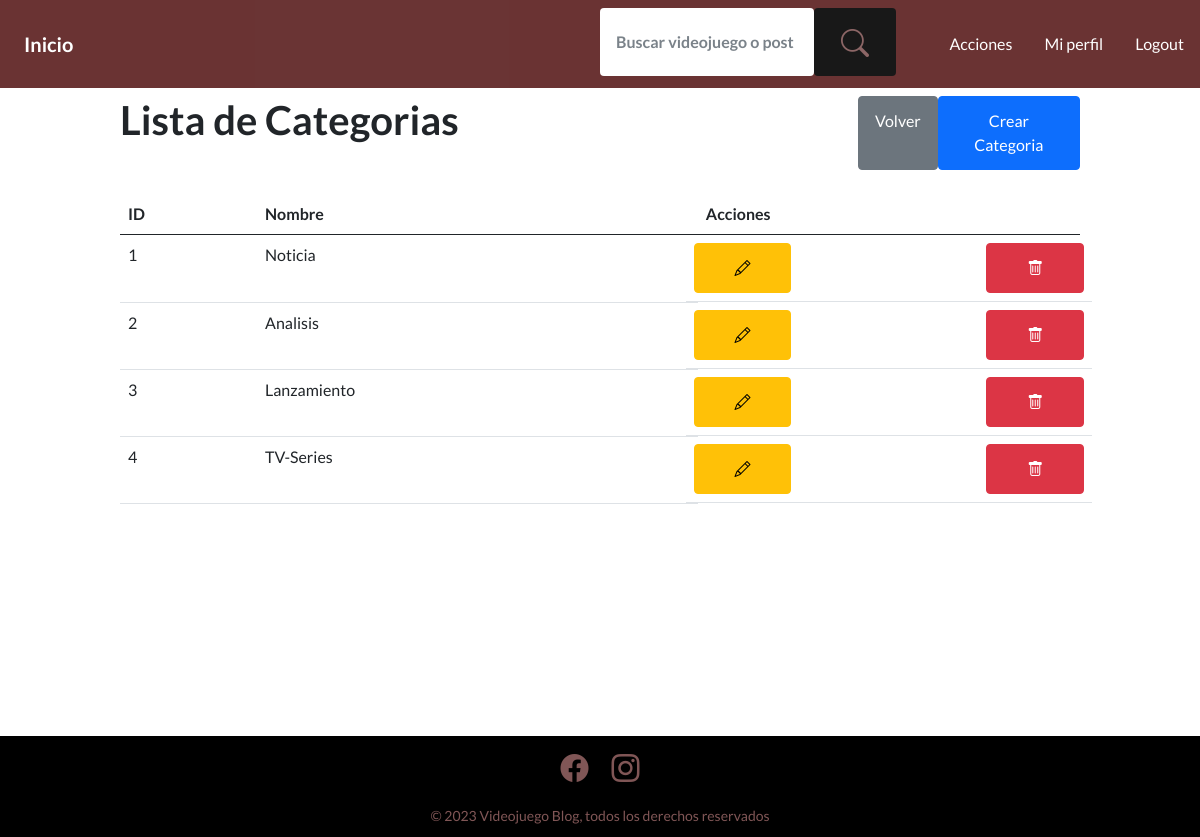
The app's page /actions/list/categoria/1 (signed in) with its own data.
### videojuegoapp/models.py (models this page shows)
class Categoria(models.Model):
    nombre = models.CharField(max_length=40)

### videojuegoapp/views.py (the view)
# urls.py: path('actions/list/categoria/<int:page>', list_categoria, name='gameblog-list-categoria'),
@login_required
@user_passes_test(check_admin)
def list_categoria(request, page):
    categorias = Categoria.objects.all()
    paginator = Paginator(categorias, per_page=5)
    page_categoria = paginator.get_page(page)
    return render(request, 'videojuego/crud/categoria/list.html', {'page_categoria': page_categoria})

### videojuegoapp/views.py (called while the page is built)
def check_admin(user):
    return user.is_superuser

### videojuegoapp/templates/videojuego/crud/categoria/list.html (shortened to what this page needs)
{% extends "videojuego/bootstrap.html" %}
{% load static %}
{% block content %}
<div class="list-categoria mt-2">
  <div class="list-header row">
    <h1 class="col-9">Lista de Categorias</h1>
    <div class="col-3 d-flex justify-content-between">
      <a href="{% url 'gameblog-actions' %}" class="btn btn-secondary">Volver</a>
      <a href="{% url 'gameblog-create-categoria' %}" class="btn btn-primary">Crear Categoria</a>
    </div>
  </div>
  <table class="table mt-4">
    <thead>
      <tr>
        <th scope="col">ID</th>
        <th scope="col">Nombre</th>
        <th scope="col">Acciones</th>
      </tr>
    </thead>
    <tbody>
      {% for categoria in page_categoria %}
      <tr>
        <td>{{ categoria.id }}</td>
        <td>{{ categoria.nombre }}</td>
        <td class="row d-flex justify-content-between">
          <a href="{% url 'gameblog-update-categoria' categoria.id %}" class="btn btn-warning no-padding col-3"><i
              class="bi bi-pencil"></i></a>
          <a href="{% url 'gameblog-delete-categoria' categoria.id %}" class="btn btn-danger no-padding col-3">
            <i class="bi bi-trash"></i>
          </a>
        </td>
      </tr>
      {% endfor %}
    </tbody>
  </table>
</div>
{% endblock %}

### records on screen
Categoria: id "1", nombre "Noticia"
Categoria: id "2", nombre "Analisis"
Categoria: id "3", nombre "Lanzamiento"
Categoria: id "4", nombre "TV-Series"
